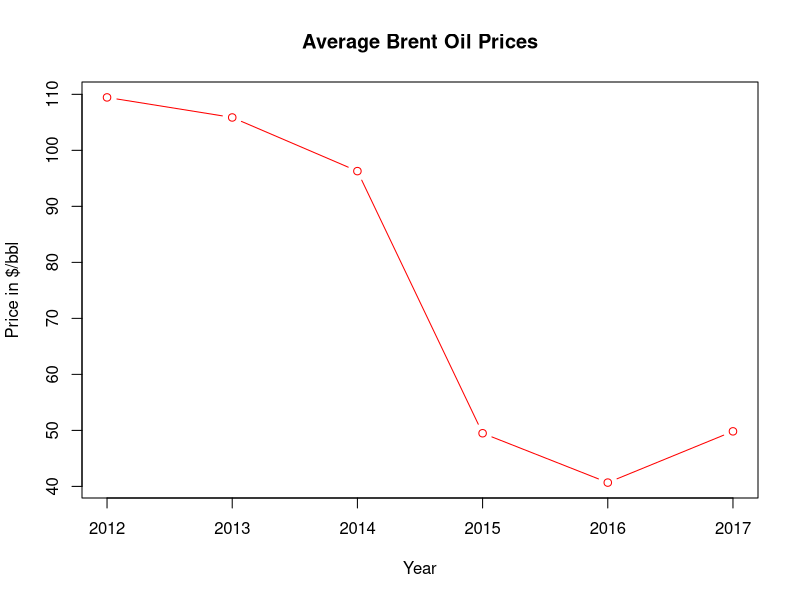

Write the R code that produced this figure.
## ---- chunk 1
knitr::opts_chunk$set(echo = FALSE)
library(readr)
Middle <- read_csv("MiddleEast-RigCount.csv")
Middle <- data.frame(Middle)
names(Middle) <- gsub("X","", names(Middle))
Middleast <- Middle[1:10,1:7]
Africa <-Middle[1:10, 8:14]
names(Africa) <-gsub("_1","", names(Africa))
Latinamerica<- Middle[1:11,15:21]
names(Latinamerica) <-gsub("_2","", names(Latinamerica))
Europe <- Middle[1:18,22:28]
names(Europe) <-gsub("_3","", names(Europe))
Asiapacific <- Middle[1:12,29:35]
names(Asiapacific) <-gsub("_4","", names(Asiapacific))
Price <- Middle[1:6, 36:37]

Midd <- read_csv("Midd.csv", col_types = cols(Date = col_character()))
Midd <- data.frame(Midd)
## ---- chunk 2
    plot(Price$Year, Price$Price....bbl., type = "b", col = "red", xlab = "Year", ylab = "Price in $/bbl", main = "Average Brent Oil Prices")

